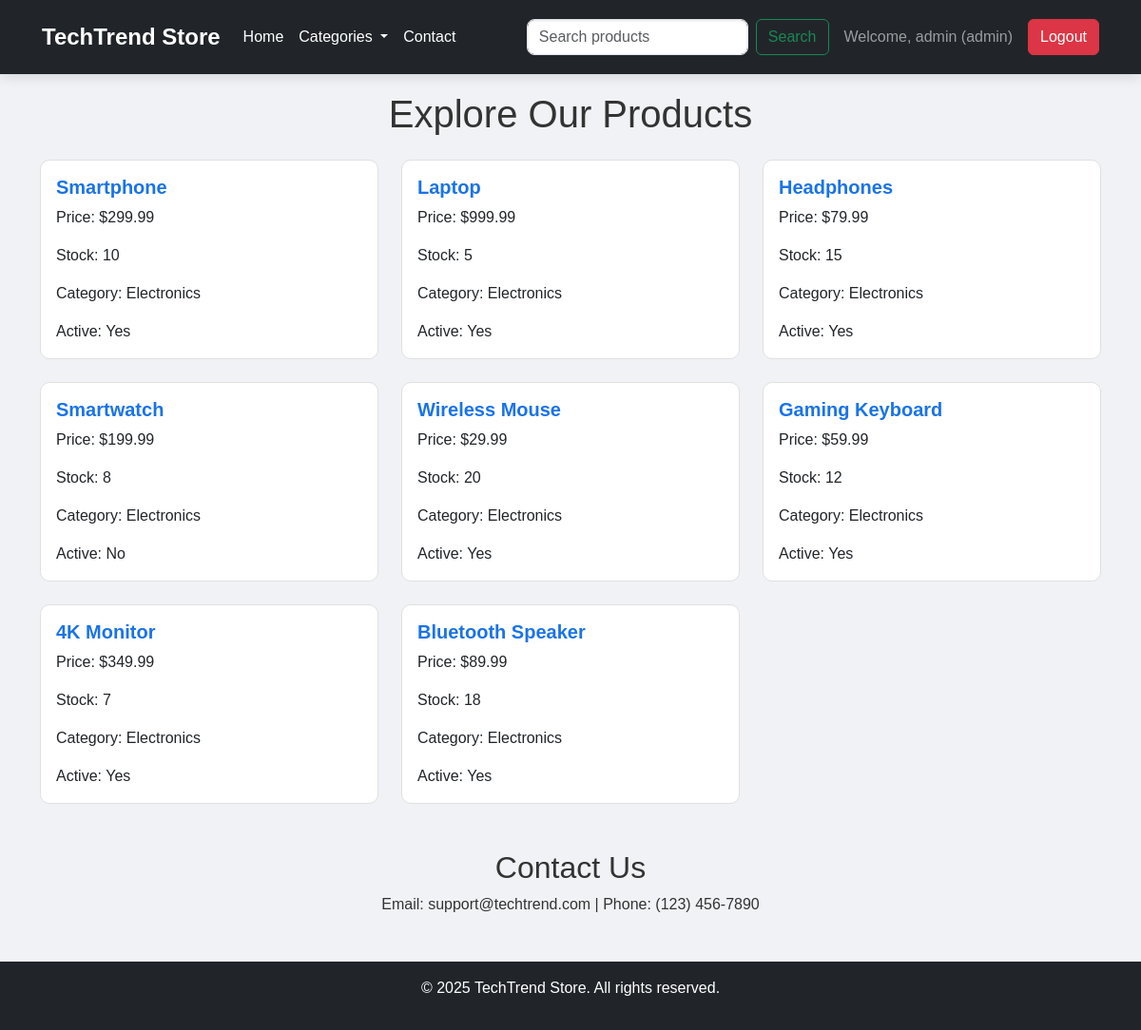
The app's page /products.php?category=Electronics (signed in) with its own data.
### tables this page shows
CREATE TABLE products (
    id INT AUTO_INCREMENT PRIMARY KEY,
    name VARCHAR(100) NOT NULL,
    price DECIMAL(10, 2) NOT NULL,
    stock INT NOT NULL,
    category VARCHAR(50) NOT NULL,
    is_active BOOLEAN DEFAULT 1
);

### products.php (the view, shortened to what this page needs)
<!DOCTYPE html>
<html lang="en">
<head>
    <link href="https://cdn.jsdelivr.net/npm/bootstrap@5.3.0/dist/css/bootstrap.min.css" rel="stylesheet">
    <link rel="stylesheet" href="assets/css/styles.css">
</head>
<body>
    <nav class="navbar navbar-expand-lg navbar-dark bg-dark fixed-top">
        <div class="container-fluid">
            <a class="navbar-brand" href="products.php">TechTrend Store</a>
            <div class="collapse navbar-collapse" id="navbarNav">
                <ul class="navbar-nav me-auto mb-2 mb-lg-0">
                    <li class="nav-item">
                        <a class="nav-link" href="products.php">Home</a>
                    </li>
                    <li class="nav-item dropdown">
                        <a class="nav-link dropdown-toggle" href="#" id="categoryDropdown" role="button" data-bs-toggle="dropdown" aria-expanded="false">
                            Categories
                        </a>
                    </li>
                    <li class="nav-item">
                        <a class="nav-link" href="#contact">Contact</a>
                    </li>
                </ul>
                <form class="d-flex me-3" method="GET" action="products.php">
                    <input class="form-control me-2" type="search" name="search" placeholder="Search products" aria-label="Search" value="<?php echo isset($_GET['search']) ? htmlspecialchars($_GET['search']) : ''; ?>">
                    <button class="btn btn-outline-success" type="submit">Search</button>
                </form>
                <span class="navbar-text me-3">Welcome, <?php echo htmlspecialchars($_SESSION['username']); ?> (<?php echo htmlspecialchars($_SESSION['role']); ?>)</span>
                <a href="products.php?logout=1" class="btn btn-danger">Logout</a>
            </div>
        </div>
    </nav>
    <div class="container mt-5 pt-5">
        <h1 class="text-center mb-4">Explore Our Products</h1>
        <?php
        include 'db_connect.php';
        $where_clause = "";
        if (isset($_GET['search']) && !empty($_GET['search'])) {
            $search = $conn->real_escape_string($_GET['search']);
            $where_clause = "WHERE name LIKE '%$search%'";
        } elseif (isset($_GET['category']) && !empty($_GET['category'])) {
            $category = $conn->real_escape_string($_GET['category']);
            $where_clause = "WHERE category = '$category'";
        }
        $sql = "SELECT name, price, stock, is_active, category FROM products $where_clause";
        $result = $conn->query($sql);
        if ($result->num_rows > 0) {
            echo '<div class="row row-cols-1 row-cols-md-3 g-4">';
            while ($row = $result->fetch_assoc()) {
                echo '<div class="col">';
                echo '<div class="card h-100 product-card">';
                echo '<div class="card-body">';
                echo '<h5 class="card-title">' . htmlspecialchars($row['name']) . '</h5>';
                echo '<p class="card-text">Price: $' . number_format($row['price'], 2) . '</p>';
                echo '<p class="card-text">Stock: ' . $row['stock'] . '</p>';
                echo '<p class="card-text">Category: ' . htmlspecialchars($row['category']) . '</p>';
                echo '<p class="card-text">Active: ' . ($row['is_active'] ? 'Yes' : 'No') . '</p>';
                echo '</div>';
                echo '</div>';
                echo '</div>';
            }
            echo '</div>';
        } else {
            echo '<p class="text-center">No products found.</p>';
        }
        ?>
        <div id="contact" class="mt-5">
            <h2 class="text-center">Contact Us</h2>
            <p class="text-center">Email: support@techtrend.com | Phone: (123) 456-7890</p>
        </div>
    </div>
    <footer class="bg-dark text-white text-center py-3 mt-5">
        <p>© 2025 TechTrend Store. All rights reserved.</p>
    </footer>
</body>
</html>

### assets/css/styles.css (style rules this page uses)
body { background-color: #f0f2f5; color: #333; font-family: 'Arial', sans-serif; }
.navbar { box-shadow: 0 4px 12px rgba(0, 0, 0, 0.1); padding: 1rem 2rem; }
.navbar-brand { font-size: 1.5rem; font-weight: bold; }
.navbar-dark .navbar-nav .nav-link { color: #fff; transition: color 0.3s; }
.product-card { border-radius: 10px; transition: transform 0.3s, box-shadow 0.3s; background: #fff; border: 1px solid #e0e0e0; }
.card-title { color: #1a73e8; font-weight: 600; }
.form-control { border-radius: 8px; box-shadow: inset 0 1px 3px rgba(0, 0, 0, 0.1); transition: border-color 0.3s; }
footer { position: relative; bottom: 0; width: 100%; }

### records on screen
products: name "Smartphone", price "299.99", stock "10", category "Electronics", is_active "Yes"
products: name "Laptop", price "999.99", stock "5", category "Electronics", is_active "Yes"
products: name "Headphones", price "79.99", stock "15", category "Electronics", is_active "Yes"
products: name "Smartwatch", price "199.99", stock "8", category "Electronics", is_active "No"
products: name "Wireless Mouse", price "29.99", stock "20", category "Electronics", is_active "Yes"
products: name "Gaming Keyboard", price "59.99", stock "12", category "Electronics", is_active "Yes"
products: name "4K Monitor", price "349.99", stock "7", category "Electronics", is_active "Yes"
products: name "Bluetooth Speaker", price "89.99", stock "18", category "Electronics", is_active "Yes"

### other values on screen
$_SESSION['username'] "admin"
$_SESSION['role'] "admin"
